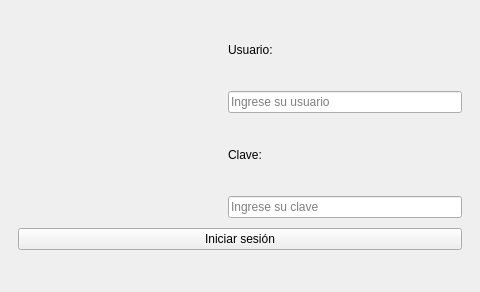
<?xml version="1.0" encoding="UTF-8"?>
<ui version="4.0">
 <class>Login</class>
 <widget class="QWidget" name="Login">
  <property name="geometry">
   <rect>
    <x>0</x>
    <y>0</y>
    <width>480</width>
    <height>280</height>
   </rect>
  </property>
  <property name="windowTitle">
   <string>Login con Avatar</string>
  </property>
  <layout class="QGridLayout" name="gridLayout">
   <property name="margin">
    <number>18</number>
   </property>
   <property name="spacing">
    <number>10</number>
   </property>
   <item row="0" column="0" rowspan="4">
    <widget class="Imagen" name="widgetImagen">
     <property name="minimumSize">
      <size>
       <width>200</width>
       <height>200</height>
      </size>
     </property>
     <property name="maximumSize">
      <size>
       <width>200</width>
       <height>200</height>
      </size>
     </property>
    </widget>
   </item>
   <item row="0" column="1">
    <widget class="QLabel" name="lblUsuario">
     <property name="text">
      <string>Usuario:</string>
     </property>
    </widget>
   </item>
   <item row="1" column="1">
    <widget class="QLineEdit" name="leUsuario">
     <property name="placeholderText">
      <string>Ingrese su usuario</string>
     </property>
    </widget>
   </item>
   <item row="2" column="1">
    <widget class="QLabel" name="lblClave">
     <property name="text">
      <string>Clave:</string>
     </property>
    </widget>
   </item>
   <item row="3" column="1">
    <widget class="QLineEdit" name="leClave">
     <property name="placeholderText">
      <string>Ingrese su clave</string>
     </property>
     <property name="echoMode">
      <enum>QLineEdit::Password</enum>
     </property>
    </widget>
   </item>
   <item row="4" column="0" colspan="2">
    <widget class="QPushButton" name="pbLogin">
     <property name="text">
      <string>Iniciar sesión</string>
     </property>
    </widget>
   </item>
   <item row="5" column="0" colspan="2">
    <widget class="QLabel" name="lblEstado">
     <property name="text">
      <string></string>
     </property>
     <property name="alignment">
      <set>Qt::AlignCenter</set>
     </property>
    </widget>
   </item>
  </layout>
 </widget>
 <customwidgets>
  <customwidget>
   <class>Imagen</class>
   <extends>QWidget</extends>
   <header>imagen.h</header>
  </customwidget>
 </customwidgets>
 <resources/>
 <connections/>
</ui>
